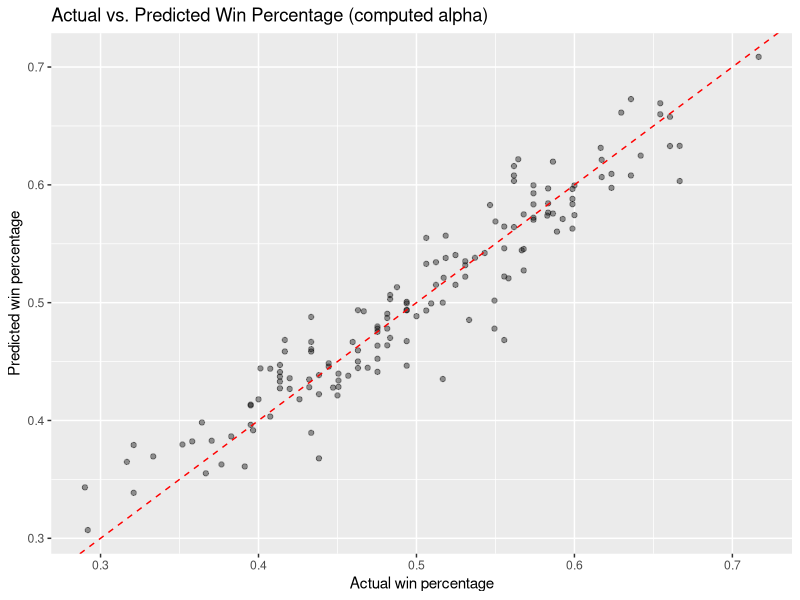
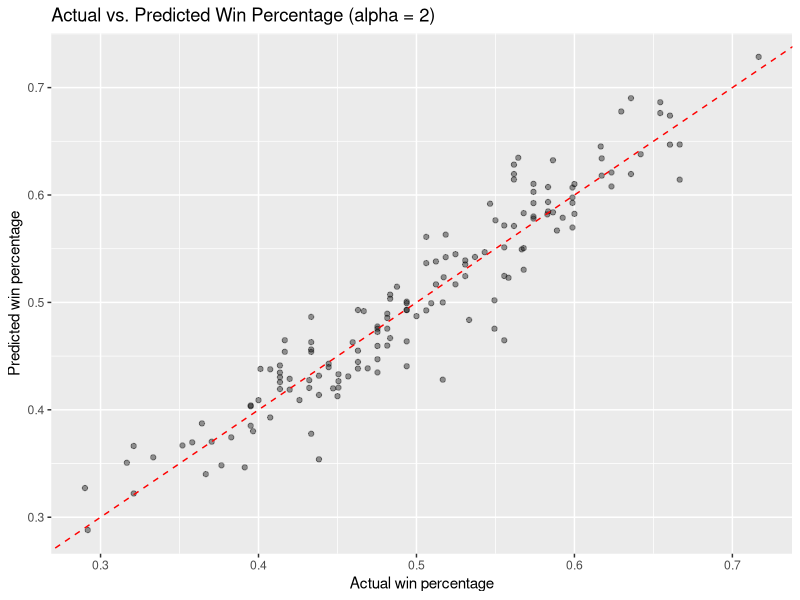
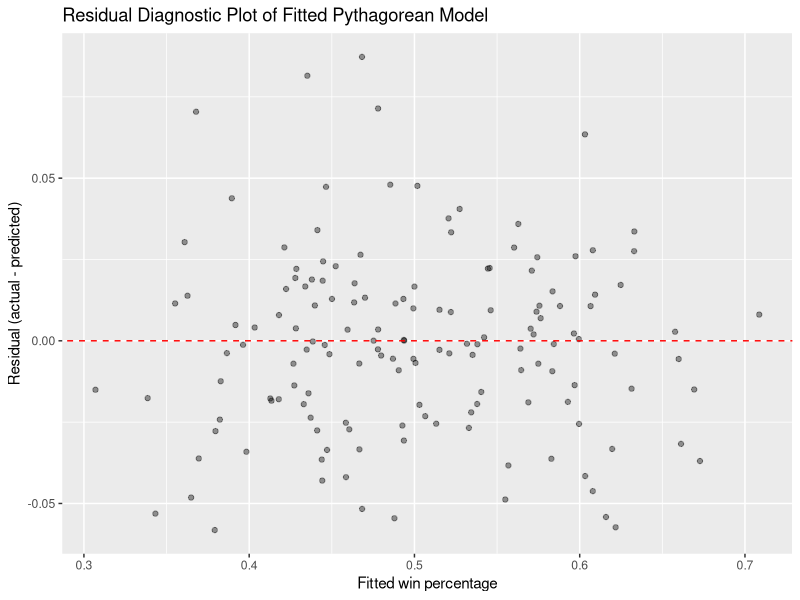
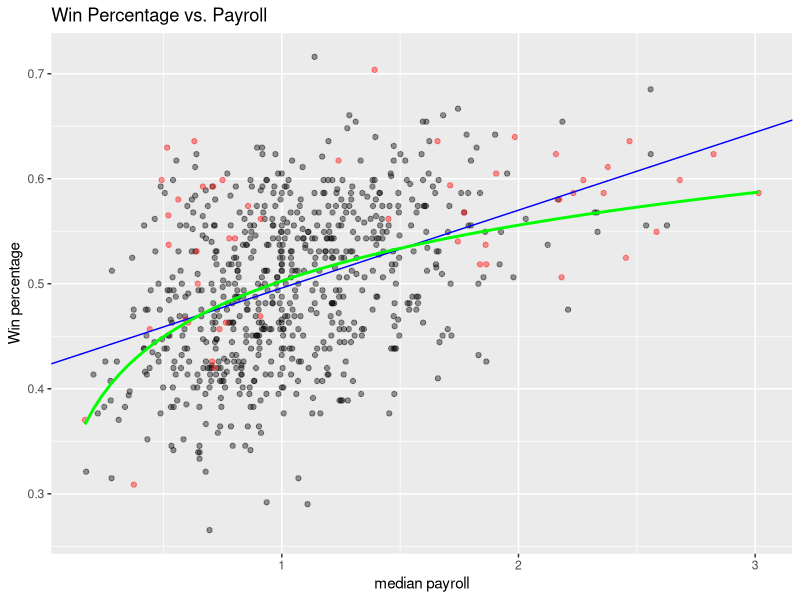
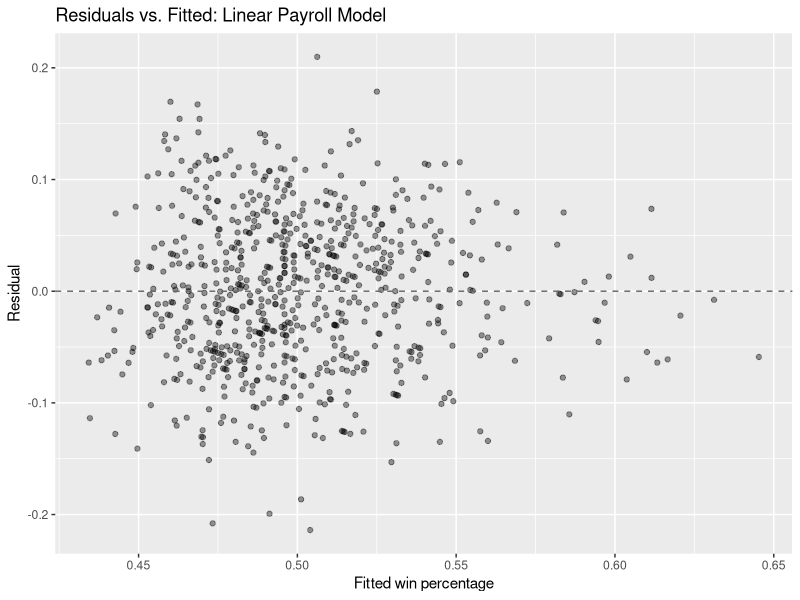
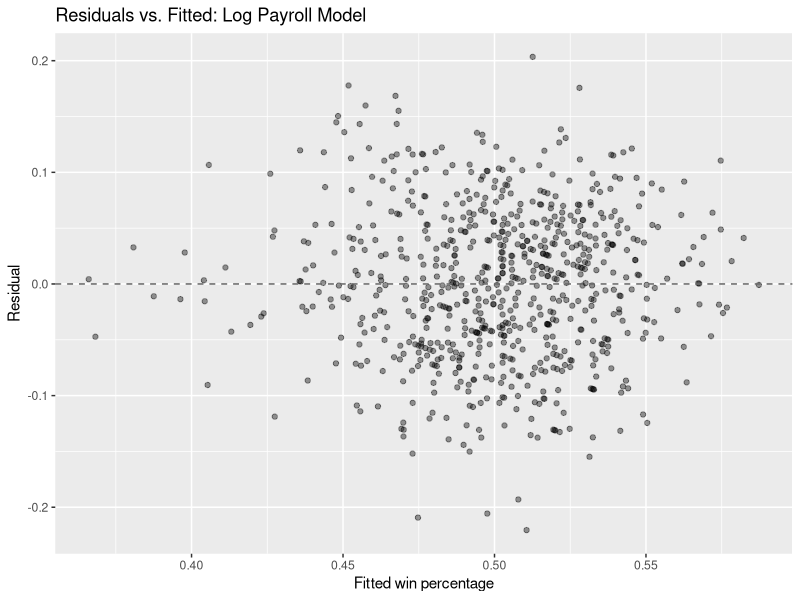
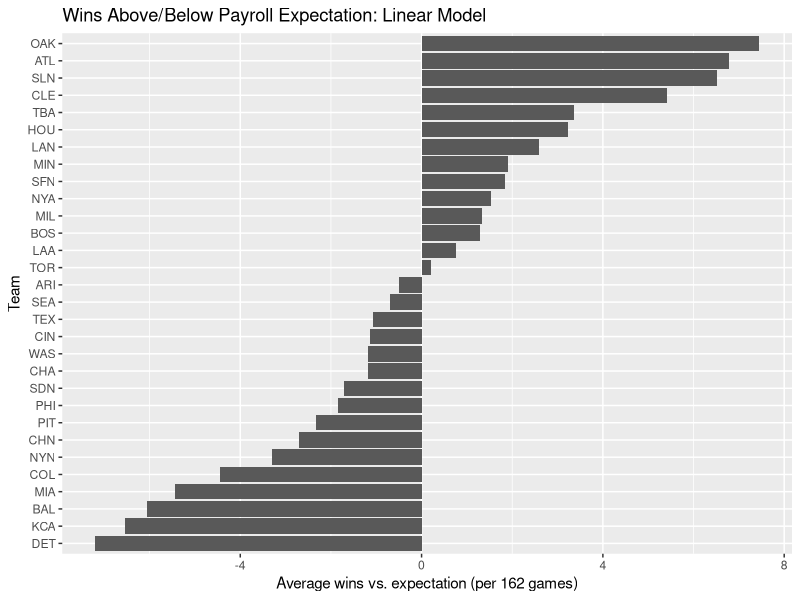
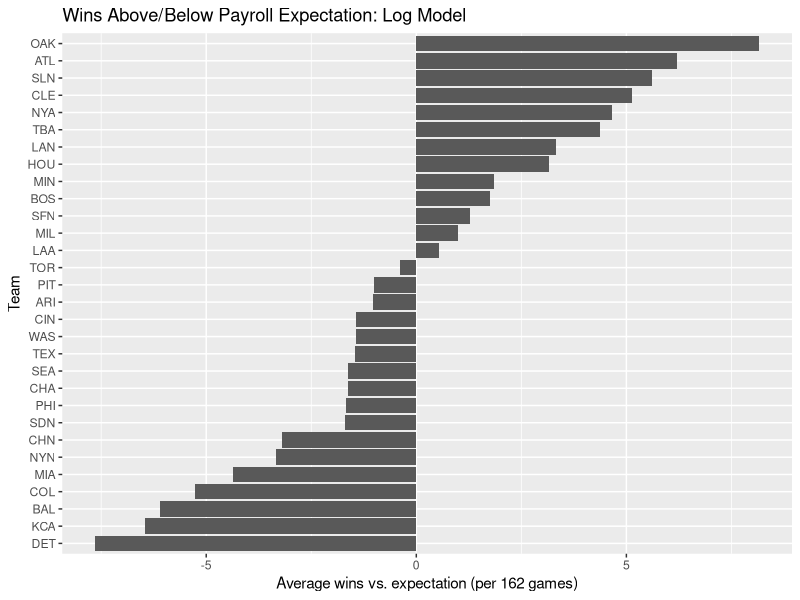

The R source for these figures, in order:
#############
### SETUP ###
#############

# install.packages(c("ggplot2", "tidyverse"))
library(ggplot2)
library(tidyverse)

##############
### PART 1 ###
##############

# load team-season data
library(here)
mlb_team_seasons = read_csv(here("2026/labs/data/01_mlb-team-seasons.csv"))

# transform variables used in the Pythagorean exponent model
pythag_data = mlb_team_seasons %>%
  mutate(
    logit_wp = log(WP / (1 - WP)),
    log_rs_ra = log(RS / RA)
  )

# fit the no-intercept regression that estimates alpha
model = lm(logit_wp ~ 0 + log_rs_ra, data = pythag_data)
model

#fitted alpha coefficient ~ 1.8
alpha = coef(model)[["log_rs_ra"]]

# pythagorean win-percentage fucntion
pythag_wp = function(rs, ra, alpha) {
  rs^alpha / (rs^alpha + ra^alpha)
}

pythag_data = pythag_data %>%
  mutate(
    wp_hat_alpha = pythag_wp(RS, RA, alpha),
    wp_hat_2 = pythag_wp(RS, RA, 2)
  )

#RMSE - computed alpha gives a lower value (0.028 vs. 0.029)
RMSE_alpha = sqrt(mean((pythag_data$WP - pythag_data$wp_hat_alpha)^2))
RMSE_2 = sqrt(mean((pythag_data$WP - pythag_data$wp_hat_2)^2))
RMSE_alpha
RMSE_2

# actual vs. predicted win percentage
ggplot(data = pythag_data, aes(x = WP, y = wp_hat_alpha)) + 
  geom_point(alpha = 0.4) + 
  geom_abline(slope = 1, intercept = 0, linetype = "dashed", color = "red") + 
  labs(
    title = "Actual vs. Predicted Win Percentage (computed alpha)",
    x = "Actual win percentage",
    y = "Predicted win percentage"
    )
ggplot(data = pythag_data, aes(x = WP, y = wp_hat_2)) + 
  geom_point(alpha = 0.4) + 
  geom_abline(slope = 1, intercept = 0, linetype = "dashed", color = "red") + 
  labs(
    title = "Actual vs. Predicted Win Percentage (alpha = 2)",
    x = "Actual win percentage",
    y = "Predicted win percentage"
  )

# confidence interval is [1.7, 1.9], so 2 is outside range
alpha_se = summary(model)$coefficients["log_rs_ra", "Std. Error"]
alpha_ci_95 = alpha + c(-1, 1) * qt(0.975, df = df.residual(model)) * alpha_se
alpha_se
alpha_ci_95

pythag_data = pythag_data %>%
  mutate(
    resid_alpha = WP-wp_hat_alpha
  )

#would expect to see flat, patternless band around zero, curve looks relatively flat with no clear curvature
ggplot(data = pythag_data, aes(x = wp_hat_alpha, y = resid_alpha)) + 
  geom_point(alpha = 0.4) + 
  geom_abline(slope = 0, intercept = 0, linetype = "dashed", color = "red") + 
  labs(
      title = "Residual Diagnostic Plot of Fitted Pythagorean Model",
      x = "Fitted win percentage",
      y = "Residual (actual - predicted)"
    )

##############
### PART 2 ###
##############

# load payroll data
mlb_payrolls = read_csv(here("2026/labs/data/01_mlb-payrolls.csv"))

# remove 2020 covid-shortened season
payroll_data = mlb_payrolls %>%
  filter(year_id != 2020)

#regress on payroll and log payroll
wp_pay_reg = lm(wp ~ payroll_median_ratio, data = payroll_data)
wp_log_pay_reg = lm(wp ~ log_payroll_median_ratio, data = payroll_data)

#plot wp vs. payroll, red = yankees, athletics
ggplot(data = payroll_data, aes(x = payroll_median_ratio, y = wp)) +
  geom_point(data = filter(payroll_data, !team_id %in% c("NYA", "OAK")), alpha = 0.4) +
  geom_point(data = filter(payroll_data, team_id %in% c("NYA", "OAK")), alpha = 0.4, color = "red") +
  geom_abline(slope = coef(wp_pay_reg)[["payroll_median_ratio"]],
              intercept = coef(wp_pay_reg)[["(Intercept)"]], color = "blue") + 
  geom_smooth(method = "lm", formula = y ~ log(x), se = FALSE, color = "green")+
  labs(
    title = "Win Percentage vs. Payroll",
    x = "median payroll",
    y = "Win percentage"
  )

#Log curve seems to match the shape of the data better to me, capturing steep curve on left and diminishing returns on right

# add fitted values and residuals from both payroll models
payroll_data = payroll_data %>%
  mutate(
    fitted_pay = fitted(wp_pay_reg),
    fitted_log_pay = fitted(wp_log_pay_reg),
    resid_pay = wp-fitted(wp_pay_reg),
    resid_log_pay = wp-fitted(wp_log_pay_reg)
  )
# residuals vs. fitted, linear-payroll model
ggplot(data = payroll_data, aes(x = fitted_pay, y = resid_pay)) + 
  geom_point(alpha = 0.4) + 
  geom_hline(yintercept = 0, linetype = "dashed", color = "grey40") +
  labs(
      title = "Residuals vs. Fitted: Linear Payroll Model",
      x = "Fitted win percentage",
      y = "Residual"
    )
# residuals vs. fitted, log-payroll model
ggplot(data = payroll_data, aes(x = fitted_log_pay, y = resid_log_pay)) + 
  geom_point(alpha = 0.4) + 
  geom_hline(yintercept = 0, linetype = "dashed", color = "grey40") +
  labs(
    title = "Residuals vs. Fitted: Log Payroll Model",
    x = "Fitted win percentage",
    y = "Residual"
  )
# both clouds are centered near zero with fairly even spread

# average residual per franchise across all seasons
team_diff = payroll_data %>%
  group_by(team_id) %>%
    summarise(
      avg_diff_pay = mean(resid_pay),
      avg_diff_log_pay = mean(resid_log_pay)
  )
# average wins above/below payroll expectation per team, linear model
ggplot(data = team_diff, aes(x = reorder(team_id, avg_diff_pay), y = avg_diff_pay * 162)) + 
  geom_col() + 
  coord_flip() +
  labs(x = "Team", y = "Wins") +
  labs(
    title = "Wins Above/Below Payroll Expectation: Linear Model",
    x = "Team",
    y = "Average wins vs. expectation (per 162 games)"
  )
# average wins above/below payroll expectation per team, log model
ggplot(data = team_diff, aes(x = reorder(team_id, avg_diff_log_pay), y = avg_diff_log_pay * 162)) +
  geom_col() + 
  coord_flip() +
  labs(x = "Team", y = "Wins") + 
  labs(
    title = "Wins Above/Below Payroll Expectation: Log Model",
    x = "Team",
    y = "Average wins vs. expectation (per 162 games)"
  )

#picked team: NY yankees, 2015
nyy_15 = payroll_data %>%
  filter(year_id == 2015, team_id == "NYA")
nyy_15
predict(wp_log_pay_reg, newdata = nyy_15)
# = 0.55
predict(wp_log_pay_reg, newdata = nyy_15, interval = "confidence")
# mean CI = [0.54, 0.56]
predict(wp_log_pay_reg, newdata = nyy_15, interval = "prediction")
# team PI= [0.42, 0.68]
#prediction interval is wider because there is additional residual variance for predicting individual team performance on top of uncertainty in the mean
